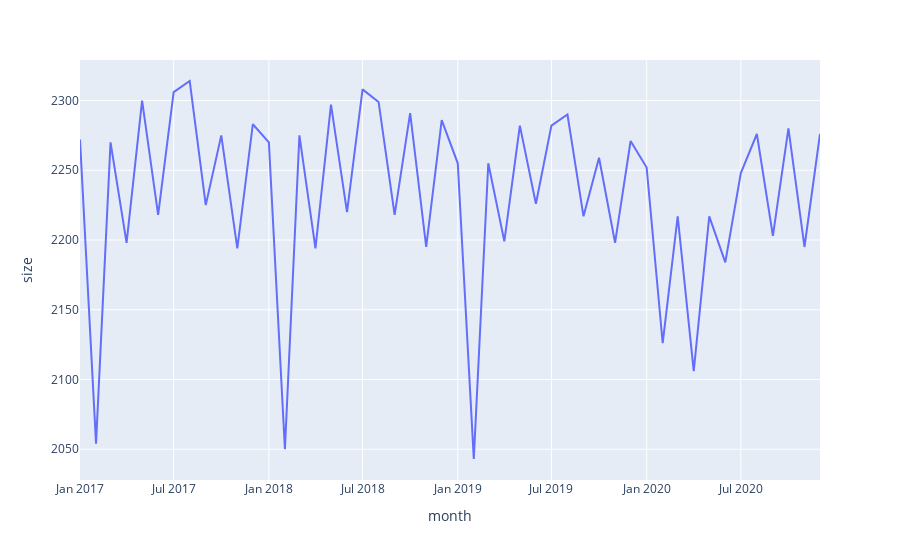

The code cell stored with this chart in its notebook:
### Code cell
# total crimes for the entire city per day
df_total_month = df_new
df_total_month = df_total_month.groupby(df_total_month['month'], as_index=False).size()
df_total_month.set_index('month',inplace=True)
df_total_month.index = df_total_month.index.to_timestamp()

fig = px.line(df_total_month, y="size")
fig.show()

### Figure 1 — Plotly figure (JSON) as saved in the notebook; plotly's stock layout.template omitted (floating-point values rounded to 4 significant figures)
{"data": [{"hovertemplate": "month=%{x}<br>size=%{y}<extra></extra>", "legendgroup": "", "line": {"color": "#636efa", "dash": "solid"}, "mode": "lines", "name": "", "orientation": "v", "showlegend": false, "type": "scatter", "x": ["2017-01-01T00:00:00", "2017-02-01T00:00:00", "2017-03-01T00:00:00", "2017-04-01T00:00:00", "2017-05-01T00:00:00", "2017-06-01T00:00:00", "2017-07-01T00:00:00", "2017-08-01T00:00:00", "2017-09-01T00:00:00", "2017-10-01T00:00:00", "2017-11-01T00:00:00", "2017-12-01T00:00:00", "2018-01-01T00:00:00", "2018-02-01T00:00:00", "2018-03-01T00:00:00", "2018-04-01T00:00:00", "2018-05-01T00:00:00", "2018-06-01T00:00:00", "2018-07-01T00:00:00", "2018-08-01T00:00:00", "2018-09-01T00:00:00", "2018-10-01T00:00:00", "2018-11-01T00:00:00", "2018-12-01T00:00:00", "2019-01-01T00:00:00", "2019-02-01T00:00:00", "2019-03-01T00:00:00", "2019-04-01T00:00:00", "2019-05-01T00:00:00", "2019-06-01T00:00:00", "2019-07-01T00:00:00", "2019-08-01T00:00:00", "2019-09-01T00:00:00", "2019-10-01T00:00:00", "2019-11-01T00:00:00", "2019-12-01T00:00:00", "2020-01-01T00:00:00", "2020-02-01T00:00:00", "2020-03-01T00:00:00", "2020-04-01T00:00:00", "2020-05-01T00:00:00", "2020-06-01T00:00:00", "2020-07-01T00:00:00", "2020-08-01T00:00:00", "2020-09-01T00:00:00", "2020-10-01T00:00:00", "2020-11-01T00:00:00", "2020-12-01T00:00:00"], "xaxis": "x", "y": [2272, 2054, 2270, 2198, 2300, 2218, 2306, 2314, 2225, 2275, 2194, 2283, 2270, 2050, 2275, 2194, 2297, 2220, 2308, 2299, 2218, 2291, 2195, 2286, 2255, 2043, 2255, 2199, 2282, 2226, 2282, 2290, 2217, 2259, 2198, 2271, 2252, 2126, 2217, 2106, 2217, 2184, 2248, 2276, 2203, 2280, 2195, 2276], "yaxis": "y"}], "layout": {"legend": {"tracegroupgap": 0}, "margin": {"t": 60}, "xaxis": {"anchor": "y", "domain": [0, 1], "title": {"text": "month"}}, "yaxis": {"anchor": "x", "domain": [0, 1], "title": {"text": "size"}}}}
